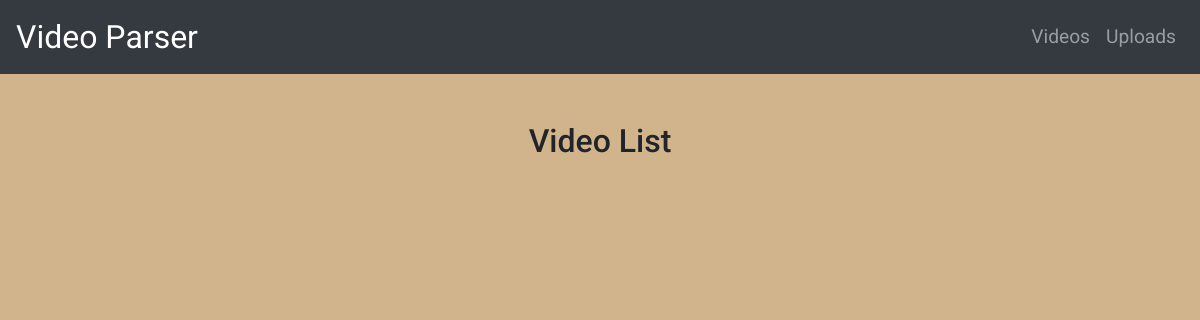
The app's page /, older data.
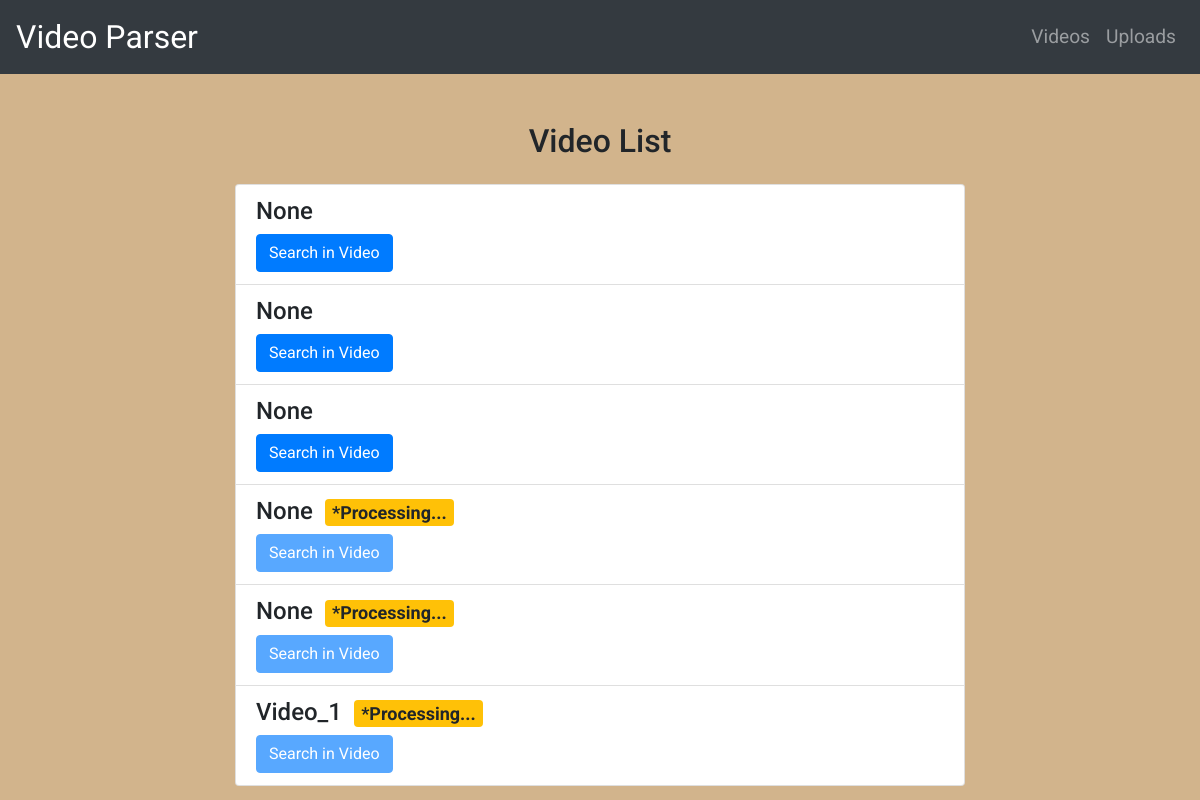
The same page, newer data.
### Subtitle_ExtractSearch/models.py (models this page shows, shortened)
class Video(models.Model):
    uuid = models.UUIDField(editable=False, default=uuid.uuid4)
    title = models.CharField(null=True, blank=True, max_length=255)
    file = models.FileField(upload_to="uploads/")
    is_active = models.BooleanField(default=True)
    updated_at = models.DateTimeField(auto_now=True)
    created_at = models.DateTimeField(auto_now_add=True)

### Subtitle_ExtractSearch/views.py (the view)
# urls.py: path('', views.video_list, name='video_list'),
def video_list(request):
    videos = Video.objects.all()
    return render(request, 'list.html', {'videos': videos})

### Subtitle_ExtractSearch/templates/list.html
{% extends 'base.html' %}
{% block content %}
<div class="row">
    <div class="col-lg-8 mx-auto">
        <h2 class="text-center mb-4">Video List</h2>
        <ul class="list-group">
            {% for video in videos %}
            <li class="list-group-item">
                <h4 class="mb-0">{{ video.title }}{%if not video.is_active%}&nbsp;&nbsp;<span
                        class="badge bg-warning fs-5">*Processing...</span>{%endif%}</h4>
                <a href="{% url 'search_videos' video.uuid %}"
                    class="btn btn-primary mt-2 {%if not video.is_active%}disabled{%endif%}">Search in Video</a>
            </li>
            {% endfor %}
        </ul>
    </div>
</div>
{% endblock %}

### Subtitle_ExtractSearch/templates/base.html (shortened to what this page needs)
<!DOCTYPE html>
<html lang="en">
<head>
    <link rel="stylesheet" href="https://stackpath.bootstrapcdn.com/bootstrap/4.5.2/css/bootstrap.min.css" />
</head>
<body>
    <nav class="navbar navbar-expand-lg navbar-dark bg-dark">
        <a class="navbar-brand" href="/">Video Parser</a>
        <div class="collapse navbar-collapse" id="navbarNav">
            <ul class="navbar-nav ml-auto">
                <li class="nav-item">
                    <a class="nav-link" href="{% url 'video_list' %}">Videos</a>
                </li>
                <li class="nav-item">
                    <a class="nav-link" href="{% url 'upload_video' %}">Uploads</a>
                </li>
            </ul>
        </div>
    </nav>
    <div class="container mt-5">{% block content %} {% endblock %}</div>
</body>
</html>

### Subtitle_ExtractSearch/templates/base.html (style rules this page uses)
body { font-family: "Roboto", sans-serif; background-color: tan; }
nav { background-color: blue; }
.navbar-brand { font-size: 2rem; }
.navbar-nav .nav-link { flex: content, auto; font-size: 1.2rem; }
.container { margin-top: 2rem; }

Row changes from the older to the newer data that the page shows:
added Video: title "None", is_active True (drawn)
added Video: title "None", is_active True (drawn)
added Video: title "None", is_active True (drawn)
added Video: title "None", is_active "*Processing..."
added Video: title "None", is_active "*Processing..."
added Video: title "Video_1", is_active "*Processing..."
